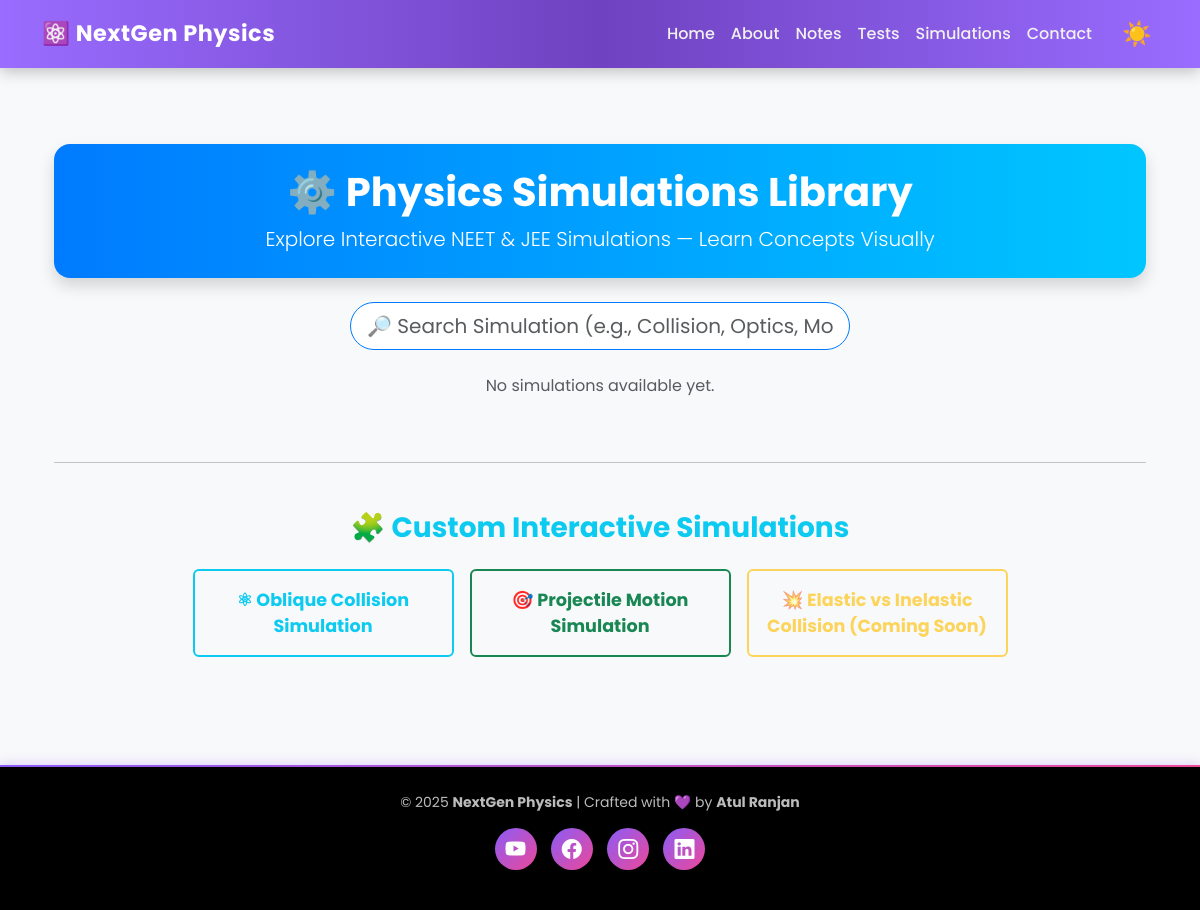
Before: /simulations/ with the older database file.
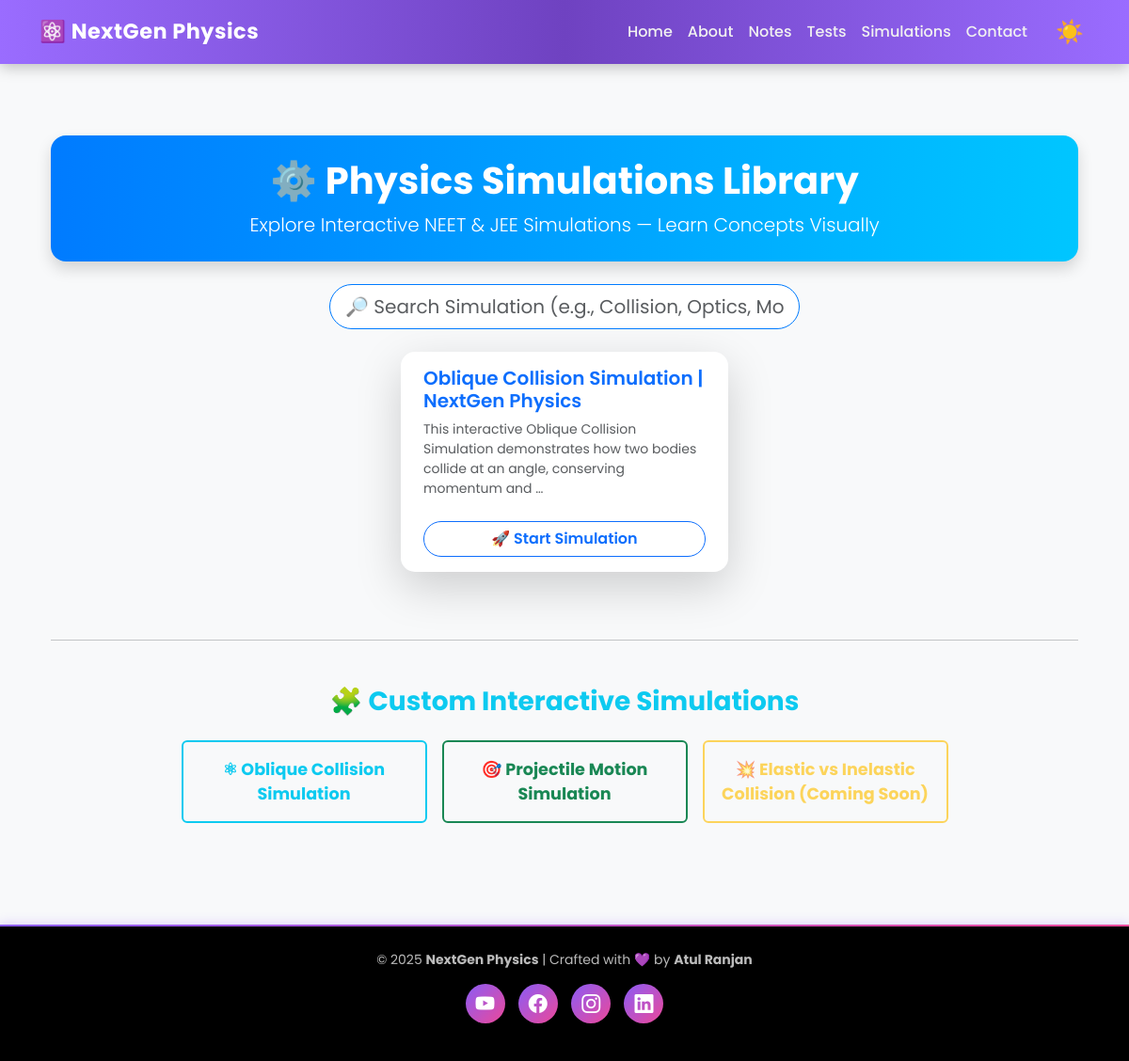
After: the same page with the newer database file.
### notes/models.py (models this page shows, shortened)
class Simulation(models.Model):
    title = models.CharField(max_length=100)
    description = models.TextField()
    thumbnail = models.ImageField(upload_to='simulation_thumbnails/', blank=True, null=True)
    slug = models.SlugField(unique=True, blank=True)
    content_html = models.TextField(blank=True, help_text="Optional custom HTML/JS simulation code")
    created_at = models.DateTimeField(auto_now_add=True)

### notes/views.py (the view)
# urls.py: path('simulations/', views.simulations_menu, name='simulations_menu'),
def simulations_menu(request):
    simulations = Simulation.objects.all().order_by('title')
    return render(request, 'notes/simulations_menu.html', {'simulations': simulations})

### notes/templates/notes/simulations_menu.html (shortened to what this page needs)
{% extends "notes/base.html" %}
{% block content %}
<div class="container mt-5 text-center">
  <div class="p-4 rounded-4 mb-4 shadow"
       style="background: linear-gradient(90deg, #007bff, #00c6ff); color: white;">
    <h1 class="fw-bold mb-2">⚙️ Physics Simulations Library</h1>
    <p class="lead mb-0">Explore Interactive NEET & JEE Simulations — Learn Concepts Visually</p>
  </div>
  <form method="get" class="mb-4">
    <input type="text" name="q" class="form-control form-control-lg text-center"
           placeholder="🔎 Search Simulation (e.g., Collision, Optics, Motion)"
           style="max-width: 500px; margin: auto; border-radius: 30px; border: 1px solid #007bff;">
  </form>
  <div class="row justify-content-center">
    {% for sim in simulations %}
    <div class="col-md-4 col-sm-6 mb-4">
      <div class="card h-100 border-0 shadow-lg position-relative sim-card"
           style="border-radius: 15px; transition: all 0.3s ease-in-out;">
        <div class="card-body text-start px-4">
          <h5 class="card-title text-primary fw-semibold">{{ sim.title }}</h5>
          <p class="card-text text-muted small">{{ sim.description|truncatechars:120 }}</p>
          <a href="{% url 'simulation_detail' slug=sim.slug %}"
             class="btn btn-outline-primary w-100 fw-semibold rounded-pill mt-2">
            🚀 Start Simulation
          </a>
        </div>
      </div>
    </div>
    {% empty %}
    <p class="text-muted">No simulations available yet.</p>
    {% endfor %}
  </div>
  <hr class="my-5" />
  <h3 class="text-info fw-bold mb-4">🧩 Custom Interactive Simulations</h3>
  <div class="row justify-content-center g-3">
    <div class="col-md-3 col-sm-6">
      <a href="{% url 'sim_oblique_collision' %}"
         class="btn btn-outline-info w-100 py-3 fw-bold"
         style="font-size: 1.1rem; border-width: 2px;">
        ⚛ Oblique Collision Simulation
      </a>
    </div>
    <div class="col-md-3 col-sm-6">
      <a href="{% url 'sim_projectile' %}"
         class="btn btn-outline-success w-100 py-3 fw-bold"
         style="font-size: 1.1rem; border-width: 2px;">
        🎯 Projectile Motion Simulation
      </a>
    </div>
    <div class="col-md-3 col-sm-6">
      <a href="#" class="btn btn-outline-warning w-100 py-3 fw-bold disabled"
         title="Coming Soon" style="font-size: 1.1rem; border-width: 2px;">
        💥 Elastic vs Inelastic Collision (Coming Soon)
      </a>
    </div>
  </div>
</div>
{% endblock %}

### notes/templates/notes/base.html (shortened to what this page needs)
<!DOCTYPE html>
<html lang="en">
  <head>
    <link href="https://cdn.jsdelivr.net/npm/bootstrap@5.3.3/dist/css/bootstrap.min.css" rel="stylesheet" />
    <link href="https://cdn.jsdelivr.net/npm/bootstrap-icons@1.10.5/font/bootstrap-icons.css" rel="stylesheet" />
  </head>
  <body>
    <nav class="navbar navbar-expand-lg fixed-top">
      <div class="container">
        <a class="navbar-brand" href="/">⚛️ NextGen Physics</a>
        <div class="collapse navbar-collapse" id="navbarNav">
          <ul class="navbar-nav ms-auto align-items-center">
            <li class="nav-item"><a class="nav-link" href="/">Home</a></li>
            <li class="nav-item"><a class="nav-link" href="/about/">About</a></li>
            <li class="nav-item"><a class="nav-link" href="/notes/">Notes</a></li>
            <li class="nav-item"><a class="nav-link" href="/test/">Tests</a></li>
            <li class="nav-item"><a class="nav-link" href="/simulations/">Simulations</a></li>
            <li class="nav-item"><a class="nav-link" href="/contact/">Contact</a></li>
            <li class="nav-item ms-3">
              <button id="themeToggle" class="theme-toggle" title="Toggle Dark/Light Mode">☀️</button>
            </li>
          </ul>
        </div>
      </div>
    </nav>
    <main class="container py-5 mt-5">
      {% block content %}{% endblock %}
    </main>
    <footer>
      <p>
        © <span id="year"></span> <strong>NextGen Physics</strong> | Crafted with 💜 by
        <strong>Atul Ranjan</strong>
      </p>
      <div class="social-icons">
        <a href="https://www.youtube.com/@NextGenPhysics2.0" target="_blank" title="YouTube"><i class="bi bi-youtube"></i></a>
        <a href="https://www.facebook.com/" target="_blank" title="Facebook"><i class="bi bi-facebook"></i></a>
        <a href="https://www.instagram.com/" target="_blank" title="Instagram"><i class="bi bi-instagram"></i></a>
        <a href="https://www.linkedin.com/" target="_blank" title="LinkedIn"><i class="bi bi-linkedin"></i></a>
      </div>
    </footer>
  </body>
</html>

### notes/templates/notes/base.html (style rules this page uses)
:root { --bg-light: #f8f9fa; --bg-dark: #0e0e0e; --text-light: #f8f9fa; --text-dark: #212529; --accent: #9a6cff; --highlight: #ffc107; --gradient: linear-gradient(90deg, #9a6cff, #6f42c1, #9a6cff); }
body { font-family: "Poppins", sans-serif; background-color: var(--bg-light); color: var(--text-dark); transition: all 0.4s ease; scroll-behavior: smooth; }
.navbar { background: var(--gradient); padding: 12px 0; box-shadow: 0 3px 15px rgba(0, 0, 0, 0.25); }
.navbar-brand { font-weight: 700; font-size: 1.4rem; color: #fff !important; letter-spacing: 0.5px; }
.nav-link { color: #f1f1f1 !important; font-weight: 500; transition: 0.3s ease; }
.theme-toggle { background: none; border: none; color: #fff; font-size: 1.5rem; cursor: pointer; transition: transform 0.3s ease, color 0.3s ease; }
main { animation: fadeInUp 0.6s ease-in-out; }
footer { background-color: #000; color: #bbb; text-align: center; padding: 25px 10px; margin-top: 60px; border-top: 2px solid; border-image: linear-gradient(to right, #8b5cf6, #ec4899) 1; box-shadow: 0 -2px 10px rgba(154, 108, 255, 0.25); }
footer .social-icons { margin: 10px 0; }
footer .social-icons a { display: inline-block; width: 42px; height: 42px; line-height: 42px; margin: 5px; color: #fff; font-size: 20px; border-radius: 50%; background: linear-gradient(135deg, #8b5cf6, #ec4899); transition: transform 0.3s ease, box-shadow 0.3s ease; }
footer p { font-size: 14px; margin-bottom: 8px; }

Changed rows visible on the page:
added Simulation: title "Oblique Collision Simulation | NextGen Physics", description "This interactive Oblique Collision Simulation demonstrates how two bodies collide at an angle, conserving momentum and …"
Other visible differences:
text no longer shown: "No simulations available yet."
